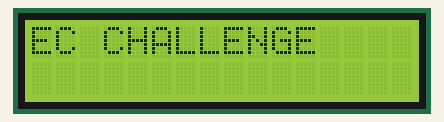
Bench run of a sketch on a simulated ESP32. Parts: 16×2 character LCD.

Above: at 0.1 s.
At 2.2 s:
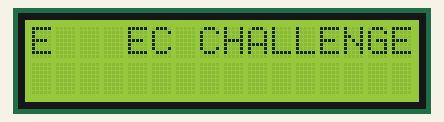
At 3.8 s:
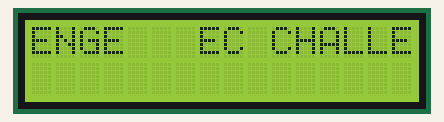
At 4.8 s:
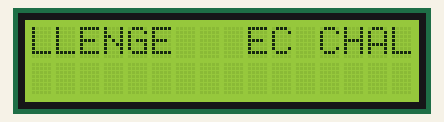
At 5.9 s:
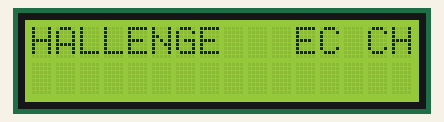
At 7.9 s:
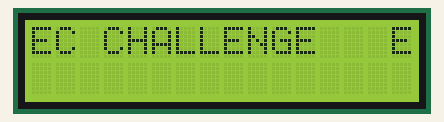

Measured:
- by itself, everything shown: repeats every 7.8 s, in 15 steps
- what the display in image 1 shows lasts 0.5 s, from 2.2 s to 2.7 s

The sketch:

lcd_1.ino
```cpp
#include <lcd_library.h>

void setup() {
  setup_lcd();
}

void loop() {
  while (1) {  // Đảm bảo chạy liên tục
    run();
  }
}
```

lcd_library.cpp
```cpp
#include <lcd_library.h>

LiquidCrystal_I2C lcd(0x27, 16, 2);  // Khởi tạo LCD

char a[] = {'E', 'C', ' ', 'C', 'H', 'A', 'L', 'L', 'E', 'N', 'G', 'E', ' ', ' ', ' ', ' '};

void setup_lcd() {
  Wire.begin(21, 22);  // Khởi tạo I2C với SDA = 21, SCL = 22
  lcd.init();         // Khởi động LCD
  lcd.backlight();    // Bật đèn nền LCD
}

void dichMang() {
  for (int i = 15; i > 0; i--) {
    a[i] = a[i - 1];
  }
  a[0] = a[15];
}

void run() {
  lcd.clear();
  lcd.setCursor(0, 0);
  lcd.print(a);
  delay(500);
  dichMang();
}
```

lcd_library.h
```cpp
#ifndef __LCD_LIBRARY_H__
#define __LCD_LIBRARY_H__

#include <Wire.h>
#include <LiquidCrystal_I2C.h>

extern LiquidCrystal_I2C lcd;  // Khai báo extern

void setup_lcd();
void dichMang();
void run();

#endif
```
